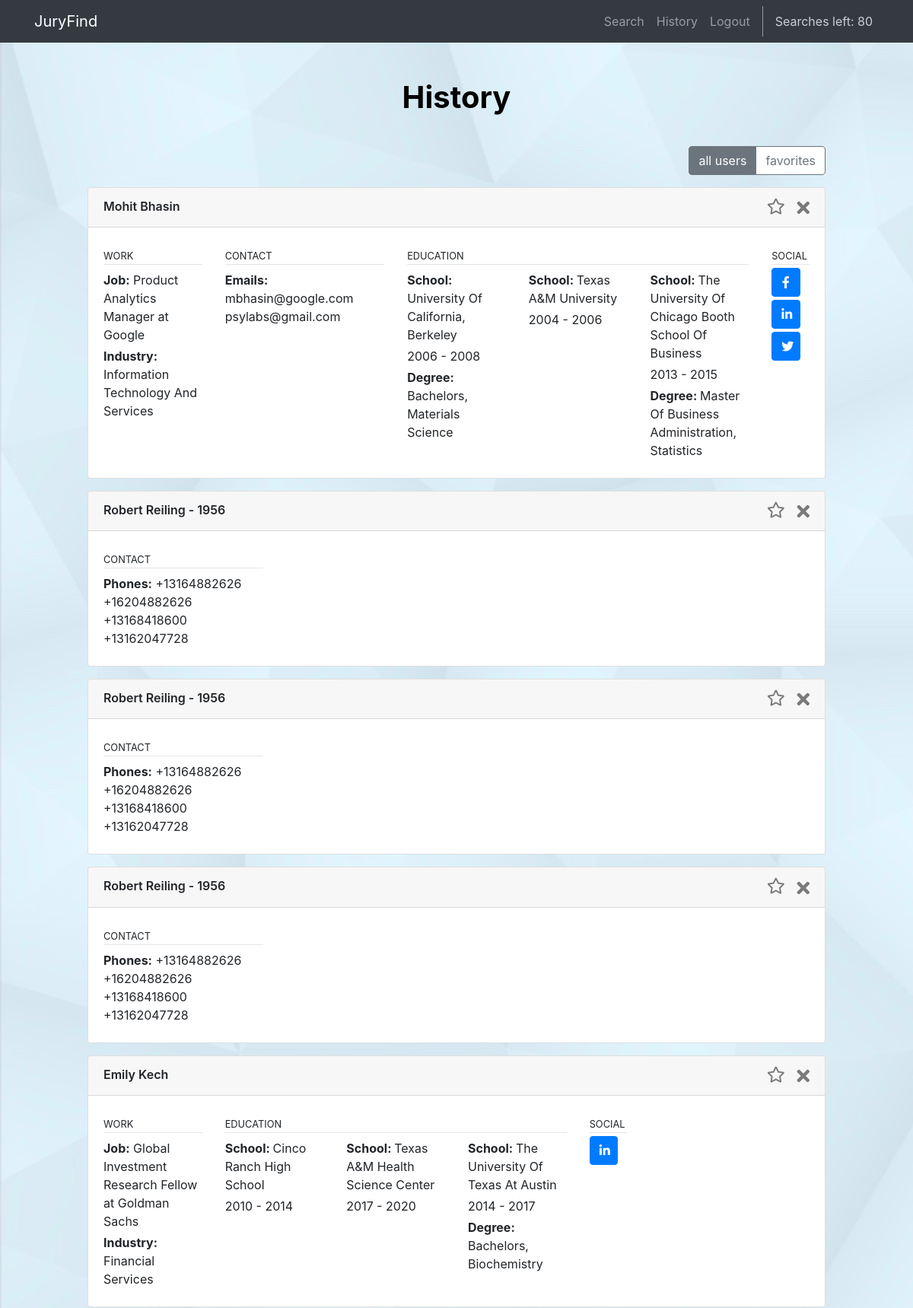
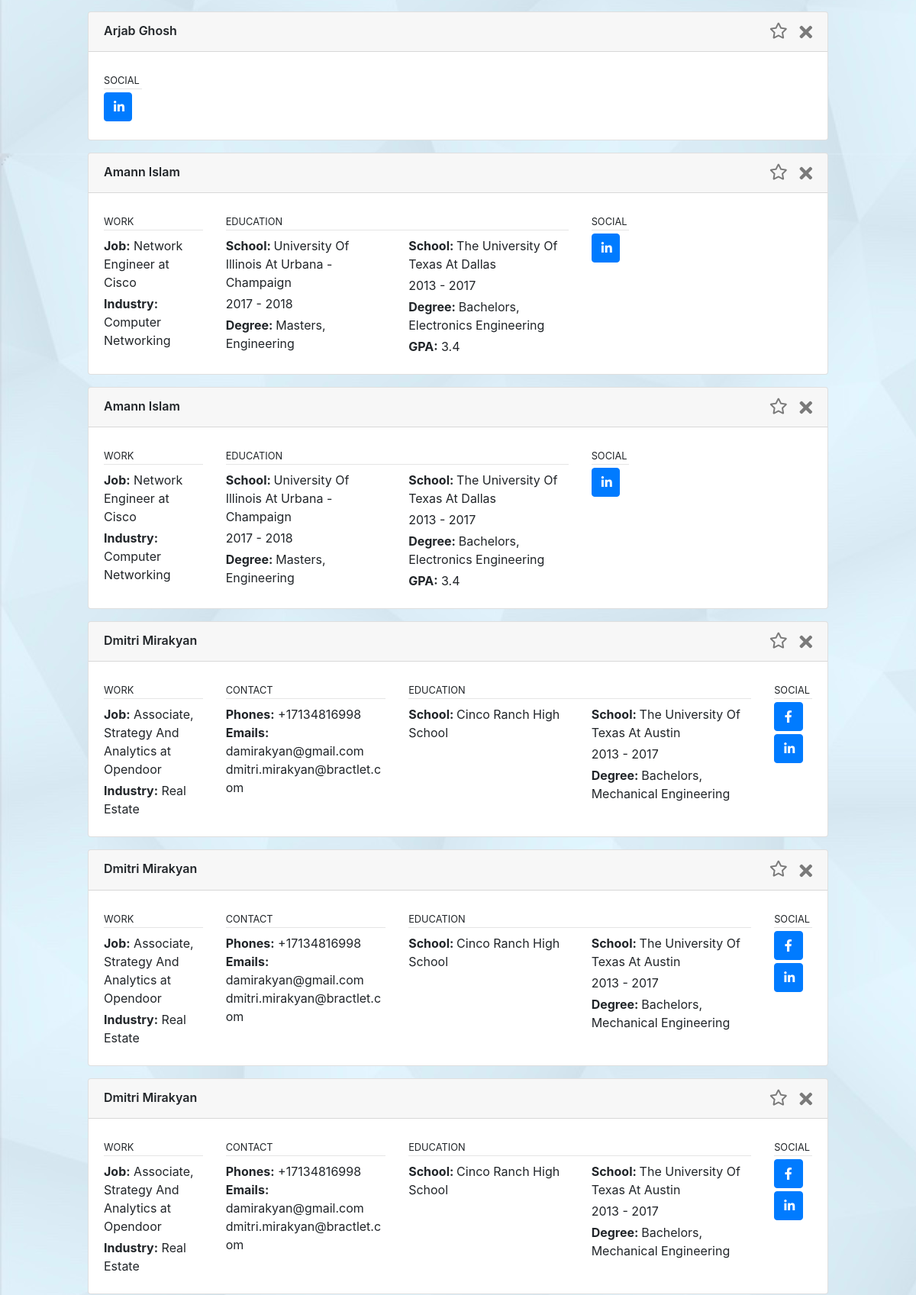
/jurorsearch/history.html (signed in, upper part), run on the app's committed database (2 pictures, top to bottom).
### jurorsearch/models.py (models this page shows, shortened)
class UserDetail(models.Model):
    user = models.OneToOneField(User,on_delete=models.CASCADE)
    credits = models.IntegerField(default=10)
    toggle_view_favorites = models.BooleanField(default=False)

class Human(models.Model):
    search_id = models.OneToOneField(Query,to_field='search_id',primary_key=True, on_delete=models.CASCADE)
    author = models.ForeignKey(User, on_delete=models.CASCADE, null=True)
    result = models.CharField(max_length=10000,null=True)
    result_clean = models.CharField(max_length=10000,null=True)
    result_clean_json = models.JSONField(null=True)
    response_status = models.CharField(max_length=10000,null=True)
    hidden = models.BooleanField(default=False)
    starred = models.BooleanField(default=False)
    created_at = models.DateTimeField(null=True)

class Query(models.Model):
    search_id = models.AutoField(primary_key=True)
    first_name = models.CharField(max_length=128, null=True)
    middle_name = models.CharField(max_length=128, null=True)
    last_name = models.CharField(max_length=128, null=True)
    address = models.CharField(max_length=128, null=True)
    city = models.CharField(max_length=128, null=True)
    state = models.CharField(max_length=128, null=True)
    zip_code = models.CharField(max_length=128, null=True)
    email = models.CharField(max_length=128, null=True)
    phone = models.CharField(max_length=128, null=True)
    birth_date = models.CharField(max_length=128, null=True)
    created_at = models.DateTimeField(null=True)
    author = models.ForeignKey(User, on_delete=models.CASCADE, null=True)
    def __str__(self):
        return str(self.search_id)

### jurorsearch/views.py (the view)
# urls.py: path('history.html', views.history, name='history'),
@login_required
def history(request):
    if request.user.is_authenticated:
        user=request.user
        searches=Human.objects.filter(author=user.id).filter(response_status=200,hidden=False).order_by('-created_at')
        return render(request,'jurorsearch/history.html',{'searches':searches})
    else:
        return redirect(reverse('auth_login'))

### templates/jurorsearch/history.html (shortened to what this page needs)
{% extends 'jurorsearch/base.html' %}
{% block body_block %}
  <div class="container-fluid">
    <div class="row">
      <div class="col-lg-12 text-center">
        <h1 class="mt-5" style="padding-bottom: 2rem;">History</h1>
        {% if searches %}
        <div class="row">
            <div class="col-1"></div>
            <div class="col-10">
                <div class="text-right mb-3">
                    <div class="btn-group btn-group-toggle" style="background-color:white;" data-toggle="buttons">
                        <label class="btn btn-outline-secondary history-filter float-right">
                            > all users
                        </label>
                        <label class="btn btn-outline-secondary history-filter float-right">
                            > favorites
                        </label>
                    </div>
                </div>
                {% for search in searches %}
                    {% if search.starred == False %}
                    <div class="card mb-3 " id="modal-{{search.search_id}}">
                    {% endif %}
                        <div class="card-header">
                                <p class="text-left mb-0 pb-0" style="text-align: center; font-weight:600">
                                    {{ search.result_clean_json.person_full_name }}
                                    {% if search.result_clean_json.age %}
                                    - {{ search.result_clean_json.age}}
                                    {% endif %}
                                <button type="button" class="btn close pull-right" style="margin-top: .09em;" aria-labels="close" onclick="hideModal('modal-' + {{search.search_id}}, {{search.search_id}})">
                                    <span class="btn-label">
                                        <i class="fas fa-times"></i>
                                    </span>
                                </button>
                                <button type="button" role="button" data-toggle="collapse" href="#collapseExample"
                                class="btn close pull-right mx-3" aria-labels="close" onclick="favoriteModal('favorite-' + {{search.search_id}}, 'modal-' + {{search.search_id}}, {{search.search_id}})" >
                                    <span class="btn-label">
                                        {% if search.starred == False %}
                                        <i id="favorite-{{search.search_id}}" class="far fa-star fa-sm" ></i>
                                        {% endif %}
                                    </span>
                                </button>
                                </p>
                        </div>
                        <div class="card-body" id="#test-id">
                            <div class="row">
                                {% if search.result_clean_json.job_any == 1 %}
                                <div class="col-2">
                                    <p class="text-left font-weight-light text-uppercase mb-0 mt-1"><small>work</small></p>
                                    <hr class="mt-0 mb-2"/>
                                    <p class="mt-1 mb-1 text-left">
                                    <b>Job:</b>
                                    {% if search.result_clean_json.job_title %}
                                        {{ search.result_clean_json.job_title }}
                                    {% endif %}
                                    {% if search.result_clean_json.job_company_name %}
                                        at {{ search.result_clean_json.job_company_name }}
                                    {% endif %}
                                    </p>
                                    {% if search.result_clean_json.industry %}
                                    <p class="mt-1 mb-1 text-left">
                                    <b>Industry:</b> {{ search.result_clean_json.industry }}
                                    </p>
                                    {% endif %}
                                </div>
                                {% endif %}
                                {% if search.result_clean_json.contact_info_length > 0 %}
                                <div class="col-3">
                                    <p class="text-left font-weight-light text-uppercase mb-0 mt-1"><small>contact</small></p>
                                    <hr class="mt-0 mb-2"/>
                                    <p class="mt-1 mb-1 text-left">
                                    {% if search.result_clean_json.phones %}
                                        <b>Phones:</b>
                                        {% for phone in search.result_clean_json.phones %}
                                            {{ phone }}
                                        {% endfor %}
                                    {% endif %}
                                    {% if search.result_clean_json.emails %}
                                        <b>Emails:</b>
                                        {% for email in search.result_clean_json.emails %}
                                            {{ email }}
                                        {% endfor %}
                                    {% endif %}
                                </div>
                                {% endif %}
                                {% if search.result_clean_json.school_name_1 %}
                                    <div class="col-6">
                                        <p class="text-left font-weight-light text-uppercase mb-0 mt-1"><small>education</small></p>
                                        <hr class="mt-0 mb-1"/>
                                            <div class="row">
                                                {% if search.result_clean_json.school_name_1 %}
                                                    <div class="col">
                                                            {% if search.result_clean_json.school_name_1 %}
                                                            <p class="mt-1 mb-1 text-left"><b>School: </b>{{ search.result_clean_json.school_name_1 }}</a></p>
                                                            {% endif %}
                                                            {% if search.result_clean_json.school_start1 %}
                                                            <p class="mt-1 mb-1 text-left"> {{ search.result_clean_json.school_start1 }} - {{ search.result_clean_json.school_stop1 }}</p>
                                                            {% endif %}
                                                            {% if search.result_clean_json.school_degree1 %}
                                                            <p class="mt-1 mb-1 text-left"><b>Degree: </b> {{ search.result_clean_json.school_degree1 }}, {{ search.result_clean_json.school_major1 }}</p>
                                                            {% endif %}
                                                    </div>
                                                {% endif %}
                                                {% if search.result_clean_json.school_name_2 %}
                                                    <div class="col">
                                                            {% if search.result_clean_json.school_name_2 %}
                                                            <p class="mt-1 mb-1 text-left"><b>School: </b>{{ search.result_clean_json.school_name_2 }}</a></p>
                                                            {% endif %}
                                                            {% if search.result_clean_json.school_start2 %}
                                                            <p class="mt-1 mb-1 text-left"> {{ search.result_clean_json.school_start2 }} - {{ search.result_clean_json.school_stop2 }}</p>
                                                            {% endif %}
                                                            {% if search.result_clean_json.school_degree2 %}
                                                            <p class="mt-1 mb-1 text-left"><b>Degree: </b> {{ search.result_clean_json.school_degree2 }}, {{ search.result_clean_json.school_major2 }}</p>
                                                            {% endif %}
                                                            {% if search.result_clean_json.school_gpa_2 %}
                                                            <p class="mt-1 mb-1 text-left"><b>GPA:</b> {{ search.result_clean_json.school_gpa_2}}</p>
                                                            {% endif %}
                                                    </div>
                                                {% endif %}
                                                {% if search.result_clean_json.school_name_3 %}
                                                    <div class="col">
                                                            {% if search.result_clean_json.school_name_3 %}
                                                            <p class="mt-1 mb-1 text-left"><b>School: </b>{{ search.result_clean_json.school_name_3 }}</a></p>
                                                            {% endif %}
                                                            {% if search.result_clean_json.school_start3 %}
                                                            <p class="mt-1 mb-1 text-left"> {{ search.result_clean_json.school_start3 }} - {{ search.result_clean_json.school_stop3 }}</p>
                                                            {% endif %}
                                                            {% if search.result_clean_json.school_degree3 %}
                                                            <p class="mt-1 mb-1 text-left"><b>Degree: </b> {{ search.result_clean_json.school_degree3 }}, {{ search.result_clean_json.school_major3 }}</p>
                                                            {% endif %}
                                                    </div>
                                                {% endif %}
                                            </div>
                                    </div>
                                {% endif %}
                                {% if search.result_clean_json.social_media_counter > 0 %}
                                <div class="col-1">
                                    <p class="text-left font-weight-light text-uppercase mb-0 mt-1"><small>social</small></p>
                                    <hr class="mt-0 mb-1"/>
                                    <div class="text-left">
                                        {% if search.result_clean_json.facebook_url %}
                                        <a class="btn btn-primary " style="width:75%; margin-bottom:0.25rem;" href="https://www.{{ search.result_clean_json.facebook_url }}" role="button"><i class="fab fa-facebook-f"></i></a>
                                        {% endif %}
                                        {% if search.result_clean_json.linkedin_url %}
                                        <a class="btn btn-primary" style="width:75%; margin-bottom:0.25rem;" href="https://www.{{ search.result_clean_json.linkedin_url }}" role="button"><i class="fab fa-linkedin-in"></i></a>
                                        {% endif %}
                                        {% if search.result_clean_json.twitter_url %}
                                        <a class="btn btn-primary" style="width:75%; margin-bottom:0.25rem;" href="https://www.{{ search.result_clean_json.twitter_url }}" role="button"><i class="fab fa-twitter"></i></a>
                                        {% endif %}
                                    </div>
                                </div>
                                {% endif %}
                                </div>
                            </div>
                        </div>
                    {% endfor %}
                </div>
                </div>
            </div>
        {% endif %}
      </div>
    </div>
{% endblock %}

### templates/jurorsearch/base.html (shortened to what this page needs)
<!DOCTYPE html>
{% load static %}
<html lang="en">
<head>
  <link rel="stylesheet" href="https://cdn.jsdelivr.net/npm/bootstrap@4.5.3/dist/css/bootstrap.min.css">
  <link rel="stylesheet" href="https://use.fontawesome.com/releases/v5.11.2/css/all.css">
  <link rel="stylesheet" href="{% static "css/style.css" %}" />
  <link href="{% static "vendor/fontawesome-free/css/all.min.css" %}" rel="stylesheet">
  <link href="{% static "vendor/simple-line-icons/css/simple-line-icons.css" %}" rel="stylesheet" type="text/css">
</head>
<body style="background: url({% static "images/blue-bg-v7.jpg" %}); background-size:160%; ">
  <nav class="navbar navbar-expand-lg navbar-dark bg-dark static-top">
    <div class="container">
      <a class="navbar-brand" href="/jurorsearch/landing.html">JuryFind</a>
      <div class="collapse navbar-collapse" id="navbarResponsive">
        <ul class="navbar-nav ml-auto">
          <li class="nav-item">
            <a class="nav-link" href="/jurorsearch/index.html">Search</a>
          </li>
          <li class="nav-item">
            <a class="nav-link" href="/jurorsearch/history.html">History</a>
          </li>
          {% if user.is_authenticated %}
          <li class="nav-item">
            <a class="nav-link" href="/accounts/logout/">Logout</a>
          </li>
          <li class="nav-item" >
            <p style="color: #fff; opacity: 0.75; padding: 0.5rem; margin-bottom: 0;">Searches left: {{ user.userdetail.credits }}</p>
          </li>
          {% endif %}
        </ul>
      </div>
    </div>
  </nav>
{% block body_block %}
{% endblock %}
</body>
</html>

### static/css/style.css (style rules this page uses)
body { background-color: #F9F9F9; }
label { margin-bottom: .25rem; text-transform: uppercase; font-size: small; }
.history-filter { text-transform: none; }
.h1, h1 { padding-bottom: 1rem; color: black; font-weight: 700; }

### data on the page
Human: result_clean_json.person_full_name "Mohit Bhasin", result_clean_json.job_title "Product Analytics Manager", result_clean_json.job_company_name "Google", result_clean_json.industry "Information Technology And Services", emails "mbhasin@google.com" "psylabs@gmail.com", result_clean_json.school_name_1 "University Of California, Berkeley", result_clean_json.school_start1 "2006", result_clean_json.school_stop1 "2008", result_clean_json.school_degree1 "Bachelors", result_clean_json.school_major1 "Materials Science", result_clean_json.school_name_2 "Texas A&M University", result_clean_json.school_start2 "2004", result_clean_json.school_stop2 "2006", result_clean_json.school_name_3 "The University Of Chicago Booth School Of Business", result_clean_json.school_start3 "2013", result_clean_json.school_stop3 "2015", result_clean_json.school_degree3 "Master Of Business Administration", result_clean_json.school_major3 "Statistics"
Human: result_clean_json.person_full_name "Robert Reiling", result_clean_json.age "1956", phones "+13164882626" "+16204882626" "+13168418600" "+13162047728"
Human: result_clean_json.person_full_name "Robert Reiling", result_clean_json.age "1956", phones "+13164882626" "+16204882626" "+13168418600" "+13162047728"
Human: result_clean_json.person_full_name "Robert Reiling", result_clean_json.age "1956", phones "+13164882626" "+16204882626" "+13168418600" "+13162047728"
Human: result_clean_json.person_full_name "Emily Kech", result_clean_json.job_title "Global Investment Research Fellow", result_clean_json.job_company_name "Goldman Sachs", result_clean_json.industry "Financial Services", result_clean_json.school_name_1 "Cinco Ranch High School", result_clean_json.school_start1 "2010", result_clean_json.school_stop1 "2014", result_clean_json.school_name_2 "Texas A&M Health Science Center", result_clean_json.school_start2 "2017", result_clean_json.school_stop2 "2020", result_clean_json.school_name_3 "The University Of Texas At Austin", result_clean_json.school_start3 "2014", result_clean_json.school_stop3 "2017", result_clean_json.school_degree3 "Bachelors", result_clean_json.school_major3 "Biochemistry"
Human: result_clean_json.person_full_name "Arjab Ghosh"
Human: result_clean_json.person_full_name "Amann Islam", result_clean_json.job_title "Network Engineer", result_clean_json.job_company_name "Cisco", result_clean_json.industry "Computer Networking", result_clean_json.school_name_1 "University Of Illinois At Urbana - Champaign", result_clean_json.school_start1 "2017", result_clean_json.school_stop1 "2018", result_clean_json.school_degree1 "Masters", result_clean_json.school_major1 "Engineering", result_clean_json.school_name_2 "The University Of Texas At Dallas", result_clean_json.school_start2 "2013", result_clean_json.school_stop2 "2017", result_clean_json.school_degree2 "Bachelors", result_clean_json.school_major2 "Electronics Engineering", result_clean_json.school_gpa_2 "3.4"
Human: result_clean_json.person_full_name "Amann Islam", result_clean_json.job_title "Network Engineer", result_clean_json.job_company_name "Cisco", result_clean_json.industry "Computer Networking", result_clean_json.school_name_1 "University Of Illinois At Urbana - Champaign", result_clean_json.school_start1 "2017", result_clean_json.school_stop1 "2018", result_clean_json.school_degree1 "Masters", result_clean_json.school_major1 "Engineering", result_clean_json.school_name_2 "The University Of Texas At Dallas", result_clean_json.school_start2 "2013", result_clean_json.school_stop2 "2017", result_clean_json.school_degree2 "Bachelors", result_clean_json.school_major2 "Electronics Engineering", result_clean_json.school_gpa_2 "3.4"
Human: result_clean_json.person_full_name "Dmitri Mirakyan", result_clean_json.job_title "Associate, Strategy And Analytics", result_clean_json.job_company_name "Opendoor", result_clean_json.industry "Real Estate", phones "+17134816998", emails "damirakyan@gmail.com" "dmitri.mirakyan@bractlet.com", result_clean_json.school_name_1 "Cinco Ranch High School", result_clean_json.school_name_2 "The University Of Texas At Austin", result_clean_json.school_start2 "2013", result_clean_json.school_stop2 "2017", result_clean_json.school_degree2 "Bachelors", result_clean_json.school_major2 "Mechanical Engineering"
Human: result_clean_json.person_full_name "Dmitri Mirakyan", result_clean_json.job_title "Associate, Strategy And Analytics", result_clean_json.job_company_name "Opendoor", result_clean_json.industry "Real Estate", phones "+17134816998", emails "damirakyan@gmail.com" "dmitri.mirakyan@bractlet.com", result_clean_json.school_name_1 "Cinco Ranch High School", result_clean_json.school_name_2 "The University Of Texas At Austin", result_clean_json.school_start2 "2013", result_clean_json.school_stop2 "2017", result_clean_json.school_degree2 "Bachelors", result_clean_json.school_major2 "Mechanical Engineering"
Human: result_clean_json.person_full_name "Dmitri Mirakyan", result_clean_json.job_title "Associate, Strategy And Analytics", result_clean_json.job_company_name "Opendoor", result_clean_json.industry "Real Estate", phones "+17134816998", emails "damirakyan@gmail.com" "dmitri.mirakyan@bractlet.com", result_clean_json.school_name_1 "Cinco Ranch High School", result_clean_json.school_name_2 "The University Of Texas At Austin", result_clean_json.school_start2 "2013", result_clean_json.school_stop2 "2017", result_clean_json.school_degree2 "Bachelors", result_clean_json.school_major2 "Mechanical Engineering"

### other printed values
{{ user.userdetail.credits }} "80"
